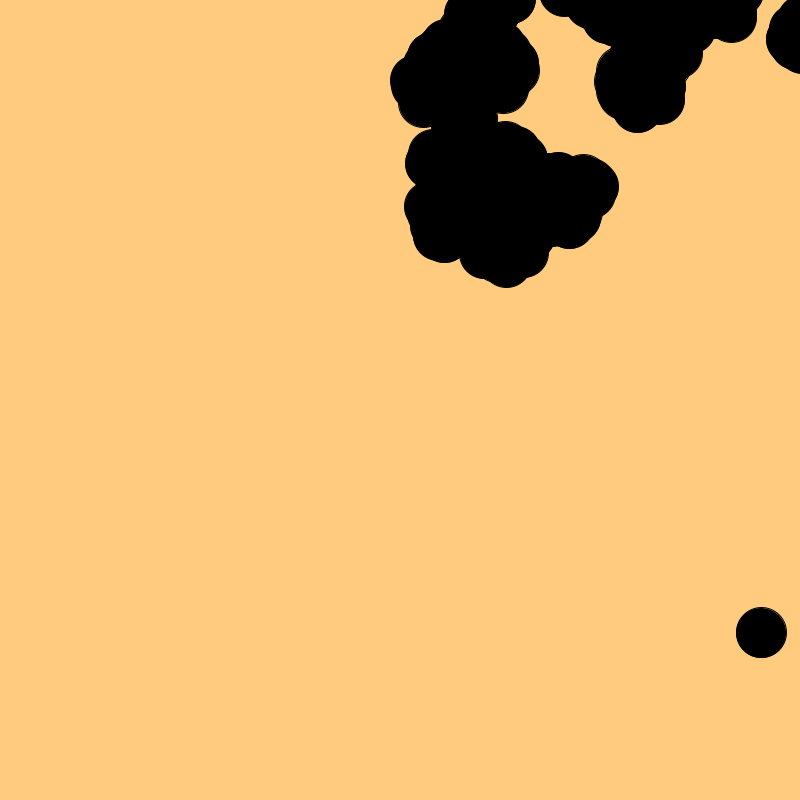
Frame 1 (no input)
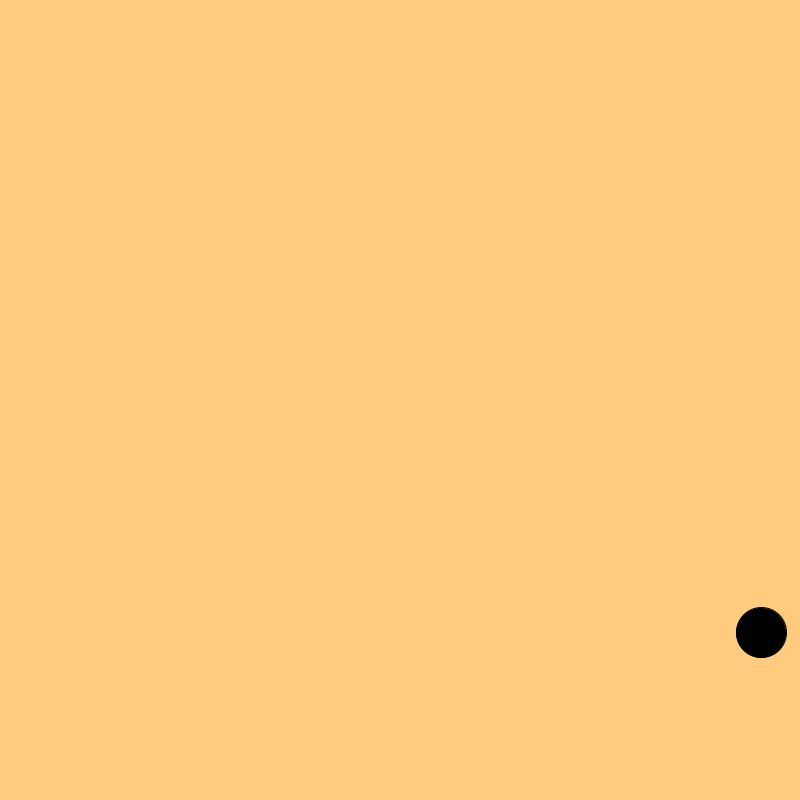
Frame 60 (the mouse pressed at the canvas centre just before this capture)
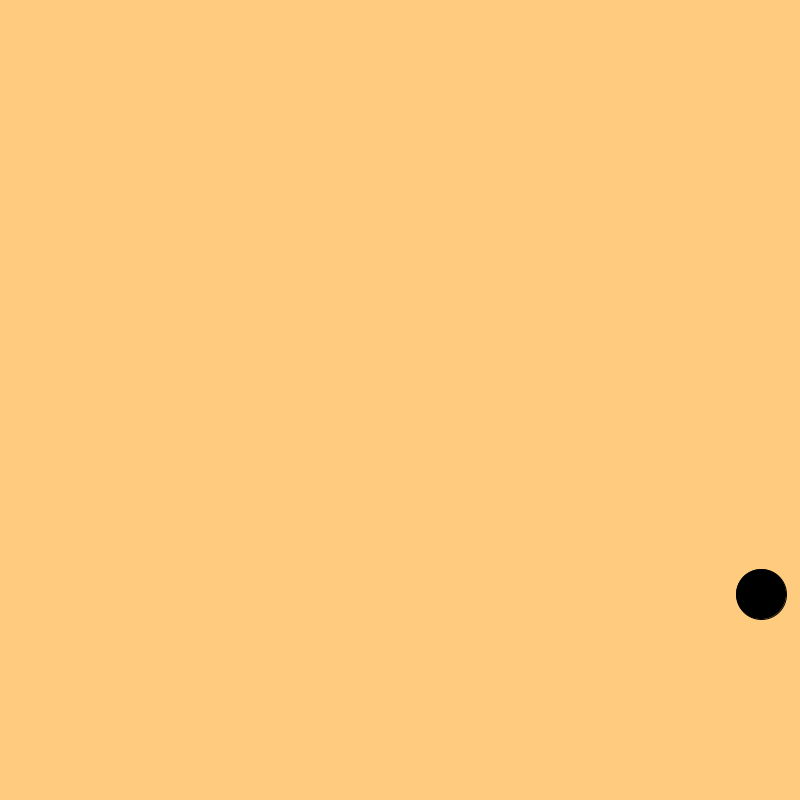
Frame 120 (the mouse held since frame 60 and released just before this capture)

The Processing sketch that drew these frames (run headless with seeded random() and noise(); from frame 60 on, the mouse is pressed at the canvas centre):

// Processing sketch: Game_start
// ── Game_start.pde
Curis c;
Gafis g;

void setup() {
  colorMode(HSB,100);
  //fullScreen();
  size(800,800);
  textSize(100);
  textAlign(CENTER);  
  c = new Curis();
  g = new Gafis();
}

void draw() {
  background(10,50,100); 
  c.spawnC();
  g.spawnG();  
}

// ── Curis.pde
class Curis {
  float posX, posY, tam;
  float vida;
  float fome;
  float t = 2;
  float vel = 10;
  Boolean alive;

  Curis() {
    posX = random(width);
    posY = random(height);
    tam = 50;
    vida = 1;
    fome = 50;
    alive = true;
  }

  void spawnC() {      
    //float num = noise(t);
    //num = map(num, 0, 1, 0, width);    
    //posY = num;
    if (posX < tam/2) {
      posX = tam/2;
    }  
    if (posX > width-tam/2) {
      posX = width-tam/2;
    }  
    if (posY > height-tam/2) {
      posY = height-tam/2;
    }  
    if (posY < tam/2) {
      posY = tam/2;
    }        
    while (alive) {
      posY += random(-vel, vel);
      posX += random(-vel, vel);
      fill(0);
      ellipse(posX, posY, tam, tam);      
      fome -= 0.0001;
      vida += 0.0001;
      //t += random(-0.02, 0.02);      
      println(c.vida);
      println(c.fome);
      if (fome <= 0){
      alive = false;
    }
    if (vida >= 20){
      vida = 20;
    }
    }
  }
}

// ── Gafis.pde
class Gafis {
  float posX, posY, tam;
  float vida;
  float fome;
  float t = 2;
  float vel = 10;

  Gafis() {
    posX = random(width);
    posY = random(height);
    tam = 50;
    vida = 20;
    fome = 50;
  }

  void spawnG() {      
    float num = noise(t);
    num = map(num, 0, 1, 0, width);    
    posY = num;
    if (posX < tam/2) {
      posX = tam/2;
    }  
    if (posX > width-tam/2) {
      posX = width-tam/2;
    }  
    if (posY > height-tam/2) {
      posY = height-tam/2;
    }  
    if (posY < tam/2) {
      posY = tam/2;
    }
    fill(0);
    ellipse(posX, posY, tam, tam);

    t += random(-0.02, 0.02);

    c.posX += random(-vel, vel);
  }
}
